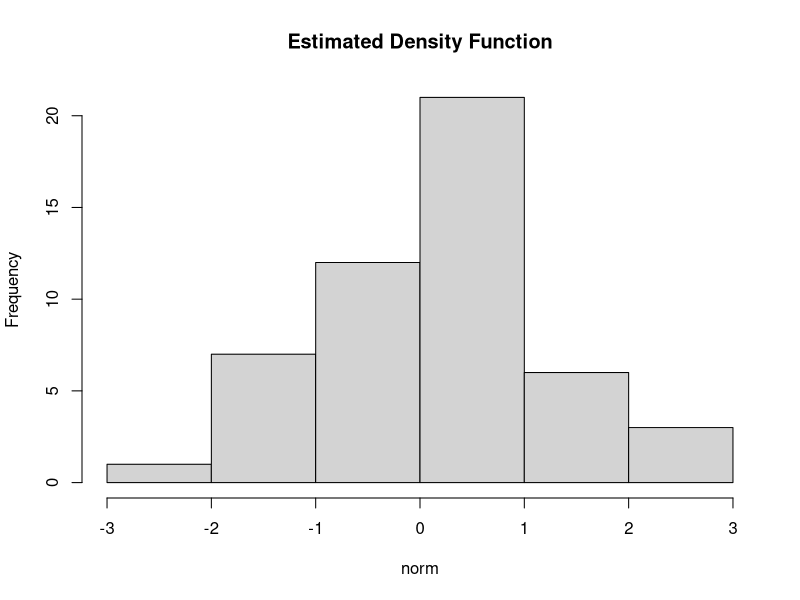
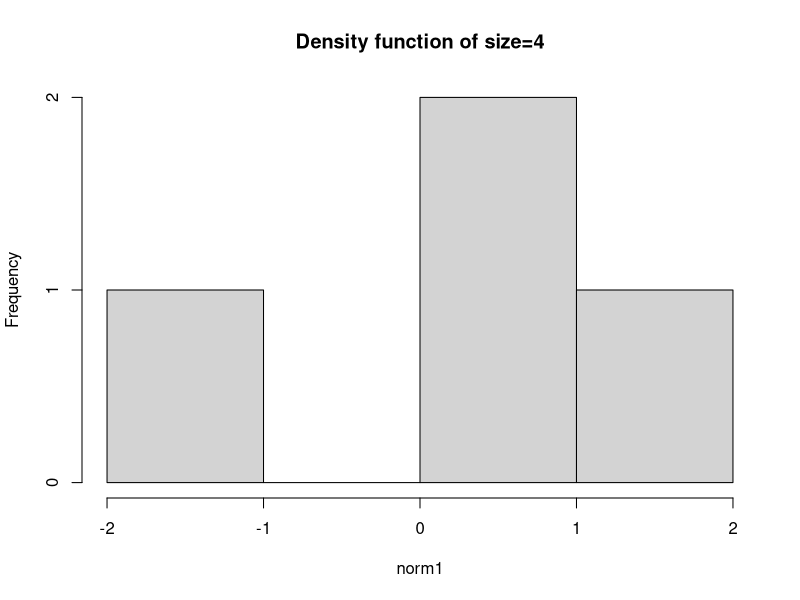
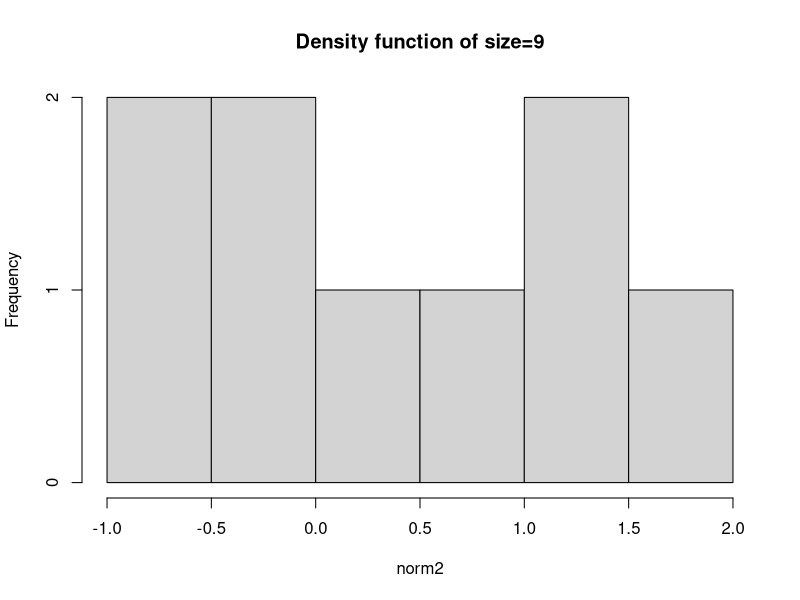
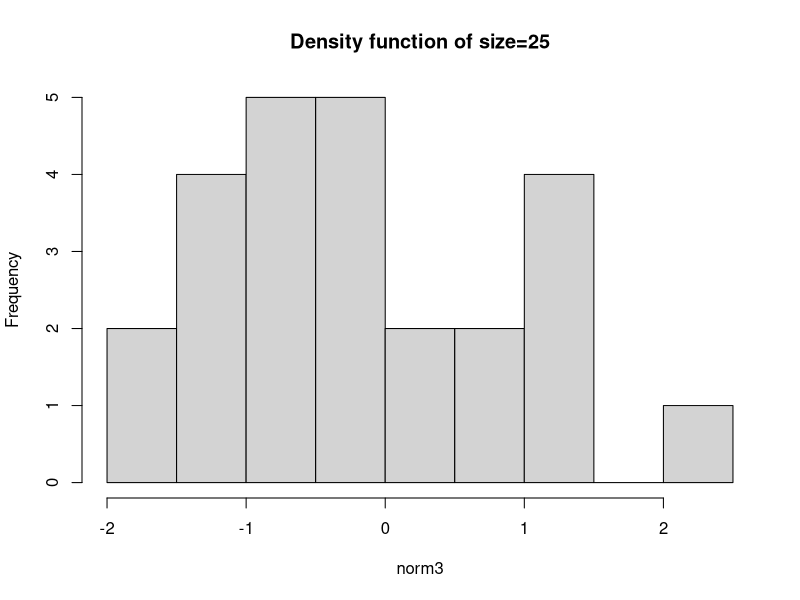

These charts were generated, in order, by the following R code:
# 3) 

norm<-rnorm(50)
mean(norm)
sd(norm)
hist(norm,main="Estimated Density Function")

#Sample Size 4
norm1<-rnorm(4)
mean(norm1)
sd(norm1)
hist(norm1,main = "Density function of size=4")

#Sample Size 9
norm2<-rnorm(9)
mean(norm2)
sd(norm2)
hist(norm2,main = "Density function of size=9")

#Sample Size 25
norm3<-rnorm(25)
mean(norm3)
sd(norm3)
hist(norm3,main = "Density function of size=25")
